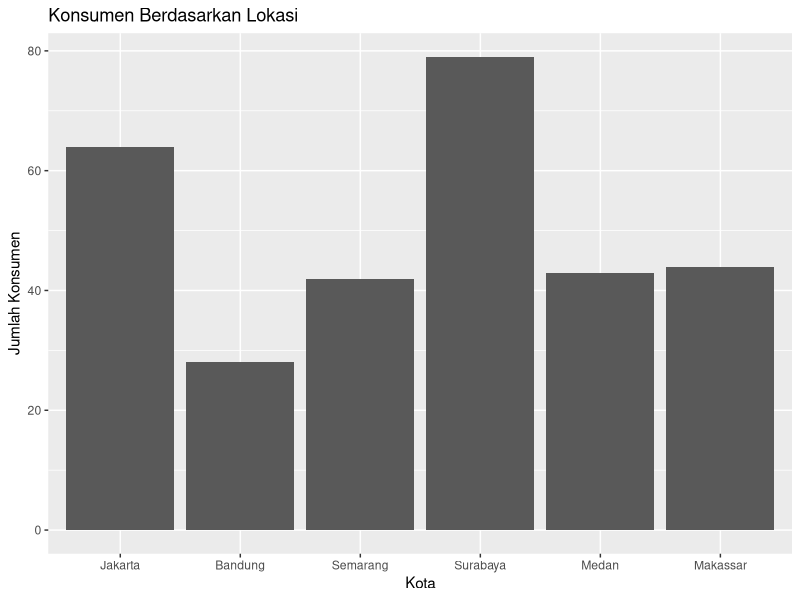
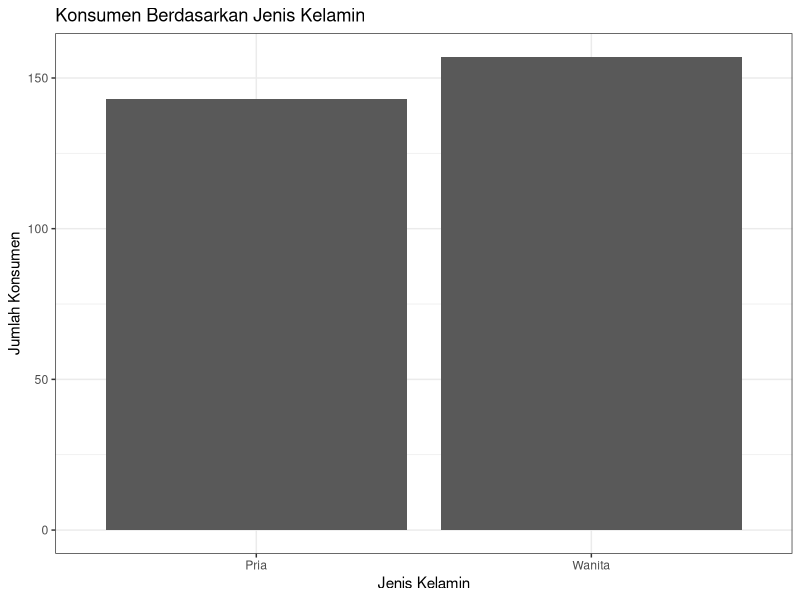
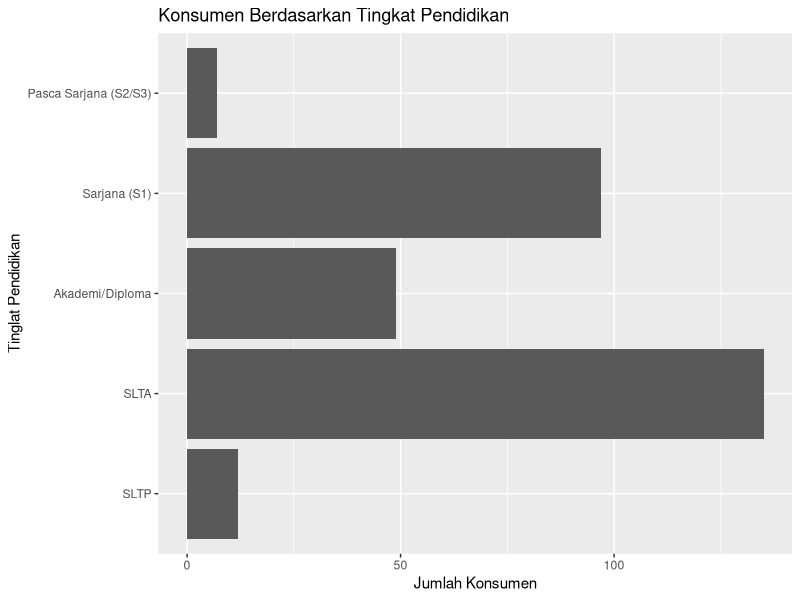
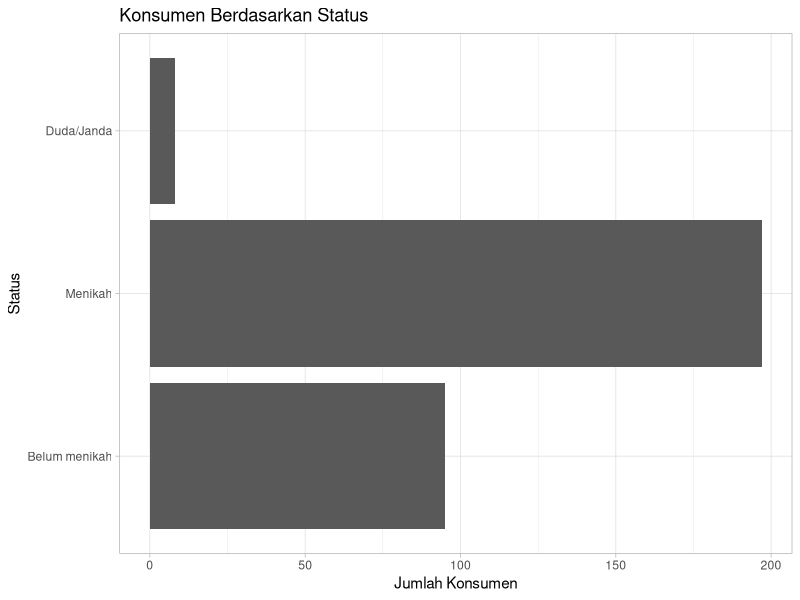
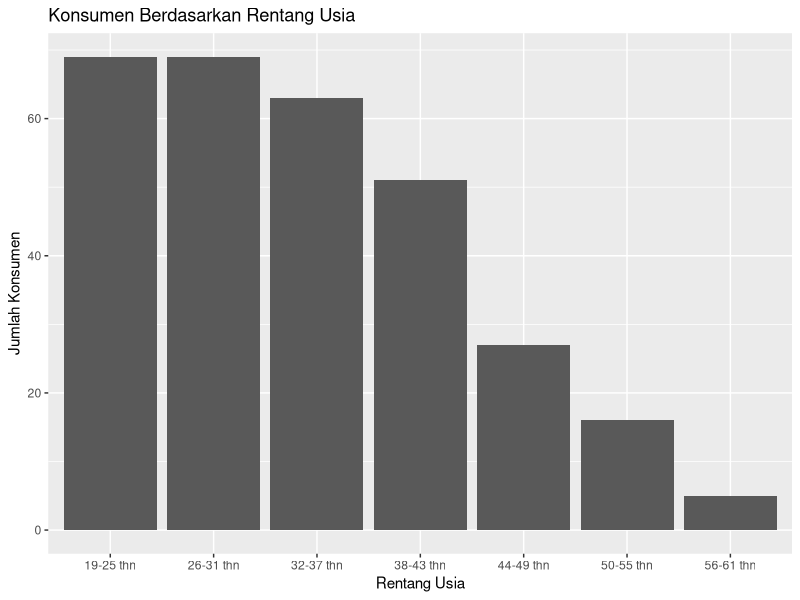
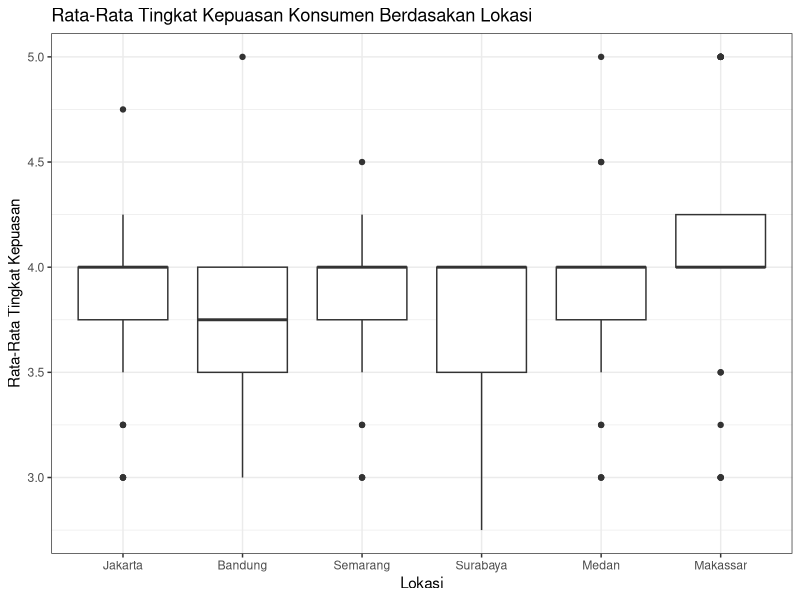

Write R code to recreate these figures, in order.
library(haven)
dataset1 <- read_sav("dataset_ .sav")
View(dataset1)
dataset1
str(dataset1)

# 1.Data wrangling and manipulating demography data
library(dplyr)
demography1 <- select(dataset1, kota, usiar, sex, didik, status)
demography1 <- as.data.frame(demography1)

# a. mengubah data menjadi character
demography1
unique(demography1$kota)
demography1$kota <- factor(demography1$kota,levels =c(1,2,3,4,5,6,7,8), labels = c("Jakarta", "Bandung", "Semarang", "Surabaya", "Palembang", "Medan", "Makassar","Banjarmasin"))
unique(demography1$usiar)
demography1$usiar<-factor(demography1$usiar, level = c(1,2,3,4,5,6,7), labels = c("19-25 thn", "26-31 thn", "32-37 thn", "38-43 thn", "44-49 thn", "50-55 thn", "56-61 thn"))
unique(demography1$sex)
demography1$sex<-factor(demography1$sex, level = c(1,2), labels = c("Pria", "Wanita"))
unique(demography1$didik)
demography1$didik<-factor(demography1$didik, level = c(1,2,3,4,5,6), labels = c("SD", "SLTP", "SLTA", "Akademi/Diploma", "Sarjana (S1)", "Pasca Sarjana (S2/S3)"))
unique(demography1$status)
demography1$status<-factor(demography1$status, level = c(1,2,3), labels = c("Belum menikah", "Menikah", "Duda/Janda"))
dim(demography1)
sum(is.na(demography1))

# b. demography data visualization
library(ggplot2)
table(demography1$kota)
kota <- ggplot(demography1, aes(kota))
kota_asal <- kota + geom_bar() + labs(x = "Kota", y = "Jumlah Konsumen" , title = "Konsumen Berdasarkan Lokasi")
kota_asal

table(demography1$sex)
sex <- ggplot(demography1, aes(sex))
sex <- sex + geom_bar() + theme_bw() + 
  labs(x = "Jenis Kelamin", y = "Jumlah Konsumen" , title = "Konsumen Berdasarkan Jenis Kelamin")
sex  

table(demography1$didik)
didik <- ggplot(demography1, aes(didik))
didik <- didik + geom_bar() +coord_flip()+
  labs(x = "Tinglat Pendidikan" , y = "Jumlah Konsumen", title = "Konsumen Berdasarkan Tingkat Pendidikan")
didik

table(demography1$status)
status <- ggplot(demography1, aes(status))
status <- status + geom_bar() + theme_light() + coord_flip() +
  labs(x = "Status" , y = "Jumlah Konsumen", title = "Konsumen Berdasarkan Status")
status

table(demography1$usiar)
usia <-ggplot(demography1, aes(usiar))
usia <- usia + geom_bar() + labs(x = "Rentang Usia" , y = "Jumlah Konsumen", title = "Konsumen Berdasarkan Rentang Usia")
usia

## Based on the demographics of brand A consumer respondents, most of them are located in the city of Surabaya, female, age range 19-43 years, with married status, and high school education level.

# 2.Uji Validasi dan Reliabilitas pada Kepuasan Konsumen
# a. dataset kepuasan konsumen
puas1 <- select(dataset1, puas_all, puas_lay, puas_kua, puas_pri)
puas1 <- as.data.frame(puas1)
puas1
str(puas1)

# b. mengubah dataset menjadi numeric
puas1$puas_all <- as.numeric(as_factor(puas1$puas_all))
puas1$puas_kua <- as.numeric(as_factor(puas1$puas_kua))
puas1$puas_lay <- as.numeric(as_factor(puas1$puas_lay))
puas1$puas_pri <- as.numeric(as_factor(puas1$puas_pri))
str(puas1)

# c.uji validasi dan reliabilitas
#   uji validasi menggunakan data correlation
cor(puas1)

#   uji reliabilitas
library(psych)
psych::alpha(puas1)

## Based on the validity test carried out, the overall level of satisfaction is highly correlated or strongly influenced by the level of consumer satisfaction with prices.
## And based on the reliability test, the variables used to measure the level of customer satisfaction are reliable or consistent and reliable in various contexts and conditions.

# 3. Tingkat Kepuasan Konsumen Berdasarkan Lokasi
# a. membuat dataset tingkat kepuasan konsumen berdasarkan lokasi
dataset2 <- cbind(demography1, puas1)
dataset2
dataset2$avg_puas <- apply(dataset2[6:9],1, mean)
dataset3 <- select(dataset2, kota, avg_puas)
head(dataset3)

# b. boxplot
puas_kota <- ggplot(dataset3, aes(kota, avg_puas))
puas_kota <- puas_kota + geom_boxplot() + theme_bw() +
  labs(x = "Lokasi" , y = "Rata-Rata Tingkat Kepuasan", title = "Rata-Rata Tingkat Kepuasan Konsumen Berdasakan Lokasi")
puas_kota
  
# c. distribusi rata-rata
dataset3%>%
  group_by(kota)%>%
  summarise(mean_puas = mean(avg_puas))%>%
  arrange(mean_puas)

# d. ANOVA model
dataset3%>%
  aov(avg_puas~kota, data=.)%>%
  summary()

aov_model <- dataset3%>%
  aov(avg_puas~kota, data= . )

# e. TukeyHSD testing
dataset3%>%
  aov(avg_puas~kota, data=.)%>%
  TukeyHSD()

## Based on the average value of the level of customer satisfaction in each location, Makassar is the location with the highest average level of satisfaction.
## Based on ANOVA and Tukey HSD tests, there are significant differences in the level of customer satisfaction based on location. Makassar-Jakarta; Makassar-Bandung; and Makassar-Surabaya are cities that have significantly different levels of satisfaction.
